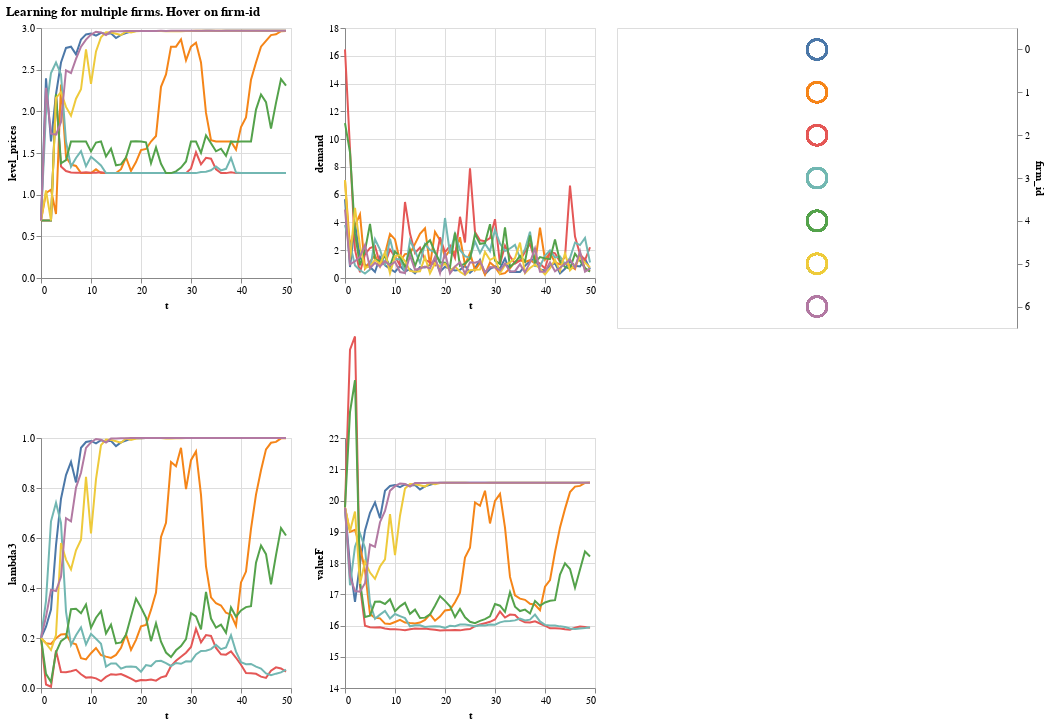

Write notebook code for a chart like this one.
### Markdown cell above
## Plot with your new BFF: Altair

### Code cell
import altair as alt
all_firms['demand'] = np.e**(all_firms['log_dmd'])
selector = alt.selection_single(empty='all', fields=['firm_id'], on='mouseover')

base = alt.Chart(all_firms).properties(
    width=250,
    height=250
).add_selection(selector).transform_filter(
    selector
)

color_timeseries = alt.Color('firm_id:N', legend=None)

x_for_tseries = alt.X('t', scale=alt.Scale(domain=(0, 50)))

#alt.Y('level_prices', scale=alt.Scale(domain=(0, 3.5)))
timeseries1 = base.mark_line(strokeWidth=2).encode(
    x=x_for_tseries,
    y=alt.Y('level_prices'),
    color=color_timeseries
)

timeseries2 = base.mark_line(strokeWidth=2).encode(
    x=x_for_tseries,
    y=alt.Y('demand'),
    color=color_timeseries 
)

timeseries3 = base.mark_line(strokeWidth=2).encode(
    x=x_for_tseries,
    y=alt.Y('lambda3'),
    color=color_timeseries 
)

timeseries4 = base.mark_line(strokeWidth=2).encode(
    x=x_for_tseries,
    y=alt.Y('valueF', scale=alt.Scale(domain=(14, 22))),
    color=color_timeseries 
)


color = alt.condition(selector,
                      alt.Color('firm_id:N', legend=None, ),
                      alt.value('lightgray'))


legend = alt.Chart(all_firms).mark_point(size=400).encode(
    y=alt.Y('firm_id:N', axis=alt.Axis(orient='right')),
    color=color
).add_selection(
    selector
)


((timeseries1 | timeseries2) & (timeseries3 | timeseries4) | legend).properties(
title='Learning for multiple firms. Hover on firm-id')

### Figure 1 — Vega-Lite specification as saved in the notebook (floating-point values rounded to 4 significant figures; data arrays with more than 128 entries replaced by an {"elided": "..."} marker saying what was removed)
{"$schema": "https://vega.github.io/schema/vega-lite/v2.6.0.json", "config": {"view": {"height": 300, "width": 400}}, "datasets": {"data-f1dffa4cd2978d0b3f0d9568c0eb62de": {"elided": "350 records"}}, "hconcat": [{"vconcat": [{"hconcat": [{"data": {"name": "data-f1dffa4cd2978d0b3f0d9568c0eb62de"}, "encoding": {"color": {"field": "firm_id", "legend": null, "type": "nominal"}, "x": {"field": "t", "scale": {"domain": [0, 50]}, "type": "quantitative"}, "y": {"field": "level_prices", "type": "quantitative"}}, "height": 250, "mark": {"strokeWidth": 2, "type": "line"}, "selection": {"selector043": {"empty": "all", "fields": ["firm_id"], "on": "mouseover", "resolve": "global", "type": "single"}}, "transform": [{"filter": {"selection": "selector043"}}], "width": 250}, {"data": {"name": "data-f1dffa4cd2978d0b3f0d9568c0eb62de"}, "encoding": {"color": {"field": "firm_id", "legend": null, "type": "nominal"}, "x": {"field": "t", "scale": {"domain": [0, 50]}, "type": "quantitative"}, "y": {"field": "demand", "type": "quantitative"}}, "height": 250, "mark": {"strokeWidth": 2, "type": "line"}, "selection": {"selector043": {"empty": "all", "fields": ["firm_id"], "on": "mouseover", "resolve": "global", "type": "single"}}, "transform": [{"filter": {"selection": "selector043"}}], "width": 250}]}, {"hconcat": [{"data": {"name": "data-f1dffa4cd2978d0b3f0d9568c0eb62de"}, "encoding": {"color": {"field": "firm_id", "legend": null, "type": "nominal"}, "x": {"field": "t", "scale": {"domain": [0, 50]}, "type": "quantitative"}, "y": {"field": "lambda3", "type": "quantitative"}}, "height": 250, "mark": {"strokeWidth": 2, "type": "line"}, "selection": {"selector043": {"empty": "all", "fields": ["firm_id"], "on": "mouseover", "resolve": "global", "type": "single"}}, "transform": [{"filter": {"selection": "selector043"}}], "width": 250}, {"data": {"name": "data-f1dffa4cd2978d0b3f0d9568c0eb62de"}, "encoding": {"color": {"field": "firm_id", "legend": null, "type": "nominal"}, "x": {"field": "t", "scale": {"domain": [0, 50]}, "type": "quantitative"}, "y": {"field": "valueF", "scale": {"domain": [14, 22]}, "type": "quantitative"}}, "height": 250, "mark": {"strokeWidth": 2, "type": "line"}, "selection": {"selector043": {"empty": "all", "fields": ["firm_id"], "on": "mouseover", "resolve": "global", "type": "single"}}, "transform": [{"filter": {"selection": "selector043"}}], "width": 250}]}]}, {"data": {"name": "data-f1dffa4cd2978d0b3f0d9568c0eb62de"}, "encoding": {"color": {"condition": {"field": "firm_id", "legend": null, "selection": "selector043", "type": "nominal"}, "value": "lightgray"}, "y": {"axis": {"orient": "right"}, "field": "firm_id", "type": "nominal"}}, "mark": {"size": 400, "type": "point"}, "selection": {"selector043": {"empty": "all", "fields": ["firm_id"], "on": "mouseover", "resolve": "global", "type": "single"}}}], "title": "Learning for multiple firms. Hover on firm-id"}
